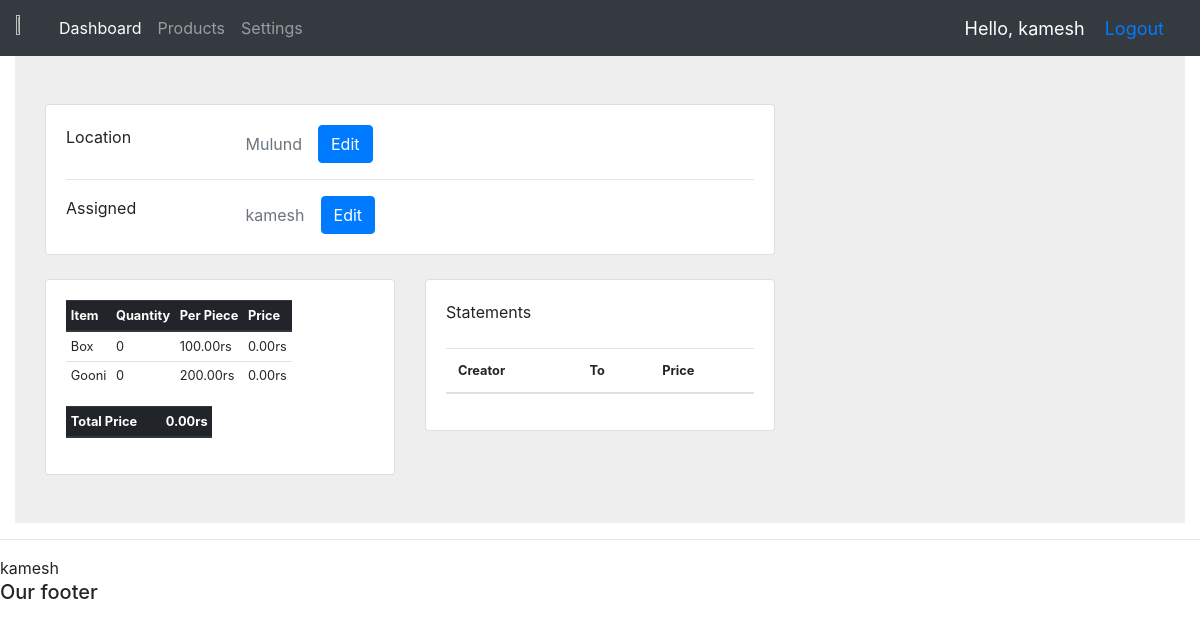
Screenshot of /location/2/ (signed in) with the database file from the repository.
### accounts/models.py (models this page shows, shortened)
class Location(models.Model):
    name = models.CharField(max_length=50)
    person = models.OneToOneField(
        Person, on_delete=models.SET_NULL, null=True, blank=True
    )
    def get_inevn_data(self):
        ivent = Inventory.objects.filter(location=self)
        lst = []
        total = 0
        for each in ivent:
            data = {
                "name": each.item.name,
                "quan": each.quantity,
                "per": each.item.price,
                "totP": each.price,
            }
            lst.append(data)
            total += data["totP"]
        return {'total_price': total, 'data':lst}
    def get_statement(self):
        raw_statements = StoreStatement.objects.filter(warehouse=self).order_by('-created_at')
        statements = []
        color_map = {
            "Approved": "bg-success",
            "Rejected": "bg-danger",
            "Pending": "bg-info",
        }
        for each in raw_statements:
            data = each.get_ST_Info()
            data["status"] = color_map[data["status"]]
            statements.append(data)
        return statements

class Person(models.Model):
    user = models.OneToOneField(User, on_delete=models.CASCADE, null=True, blank=True)
    full_name = models.CharField(max_length=50, null=True, blank=True)
    number = models.CharField(max_length=15, null=True, blank=True)
    is_owner = models.BooleanField(default=False)
    def __str__(self):
        return str(self.user)

class Item(models.Model):
    name = models.CharField(max_length=50)
    price = models.DecimalField(max_digits=10, decimal_places=2)

### accounts/decorators.py (the view)
    def wrapper(request, location_id, *args, **kwargs):
        try:
            lc = Location.objects.get(id=location_id)
        except Location.DoesNotExist:
            return render(request, 'accounts/my404.html', status=HTTPStatus.NOT_FOUND)
        if lc.person == request.user.person or request.user.person.is_owner:
            return view_func(request, location_id, *args, **kwargs)
        else:
            raise PermissionDenied("You do not have permission to view this statement")

### accounts/models.py (called while the page is built)
    @property
    def price(self):
        return self.quantity * self.item.price

### accounts/views.py (called while the page is built)
def addEach(lstOpt, persons):
    for each in persons:
        lstOpt.append((each.id, each))
    return lstOpt

@login_required(login_url="login")
@user_assigned_location
def locationInfo(request, location_id):
    location = Location.objects.get(id=location_id)
    inventory_data = location.get_inevn_data()
    statments = location.get_statement()
    unassigned_persons = Person.objects.filter(location__isnull = True)
    options = []
    if location.person:
        options.append((location.person.id, location.person))
        options = addEach(options, unassigned_persons)
        options.append((-1, 'None'))
    else:
        options.append((-1, 'None'))
        options = addEach(options, unassigned_persons)
    context = {'location': location,
               'inventory': inventory_data,
               'statements': statments,
               'unassigned': options,
               'size': len(options)}
    return render(request, 'accounts/locationInfo.html', context)

### accounts/templates/accounts/locationInfo.html (shortened to what this page needs)
{% extends 'accounts/main.html' %}
{% block content %}
<section style="background-color: #eee;">
    <div class="container py-5">
      <div class="row">
        <div class="col-lg-8">
          <div class="card mb-4">
            <div class="card-body">
              <div class="row">
                <div class="col-sm-3">
                  <p class="mb-0">Location</p>
                </div>
                <div class="col-sm-9 d-flex align-items-center">
                  <p class="text-muted mb-0">{{ location.name }}</p>
                  {% if request.user.person.is_owner %}
                  {% include 'accounts/editLocName.html' %}
                  {% endif %}
                </div>
              </div>
              <hr>
              <div class="row">
                <div class="col-sm-3">
                  <p class="mb-0">Assigned</p>
                </div>
                <div class="col-sm-9 d-flex align-items-center">
                  <p class="text-muted mb-0">{{ location.person }}</p>
                  {% if request.user.person.is_owner %}
                  {% include 'accounts/editAssignedLoc.html' %}
                  {% endif %}
                </div>
              </div>
            </div>
          </div>
          <div class="row">
            <div class="col-md-6">
              <div class="card mb-4 mb-md-0">
                <div class="card-body">
                  {% if inventory %}
                  <table class="table table-sm table-responsive" style="font-size: 0.8rem;">
                    <thead class="thead-dark">
                      <tr>
                        <th scope="col">Item</th>
                        <th scope="col">Quantity</th>
                        <th scope="col">Per Piece</th>
                        <th scope="col">Price</th>
                      </tr>
                    </thead>
                    <tbody>
                        {% for each in inventory.data %}
                      <tr >
                        <td>{{each.name}}</td>
                        <td>{{each.quan}}</td>
                        <td>{{each.per}}rs</td>
                        <td>{{each.totP}}rs</td>
                      </tr>
                      {% endfor %}
                    </tbody>
                </table>
                <table class="table table-sm table-responsive" style="font-size: 0.8rem;">
                    <thead class="thead-dark">
                      <tr>
                        <th scope="col">Total Price</th>
                        <th scope="col"></th>
                        <th scope="col"></th>
                        <th scope="col">{{inventory.total_price}}rs</th>
                      </tr>
                    </thead>
                </table>
                {% endif %}
                </div>
              </div>
            </div>
            <div class="col-md-6">
              <div class="card mb-4 mb-md-0">
                <div class="card-body">
                  <p class="mb-4"> Statements
                  </p>
                  <table class="table" style="font-size: 0.8rem;">
                    <thead class="thead">
                      <tr>
                        <th scope="col">Creator</th>
                        <th scope="col">To</th>
                        <th scope="col">Price</th>
                      </tr>
                    </thead>
                </table>
                </div>
              </div>
            </div>
          </div>
        </div>
      </div>
    </div>
  </section>
  {% endblock %}

### accounts/templates/accounts/main.html (shortened to what this page needs)
<!doctype html>
<html lang="en">
  <head>
    <link rel="stylesheet" href="https://cdn.jsdelivr.net/npm/bootstrap@4.0.0/dist/css/bootstrap.min.css">
  </head>
  <body>
    {% include 'accounts/navbar.html' %}
    <div class="container-fluid">{% block content %} {% endblock %}</div>
    <hr />
    {{request.user}}
    <h5>Our footer</h5>
  </body>
</html>

### accounts/templates/accounts/navbar.html (shortened to what this page needs)
{% load static %}
<nav class="navbar navbar-expand-lg navbar-dark bg-dark">
  <img src="{% static 'images/logo.jpg' %}" width = "3%" height = "3%" />
  <div class="collapse navbar-collapse" id="navbarNav">
    <ul class="navbar-nav">
      <li class="nav-item active">
        <a class="nav-link" href="{% url 'home' %}">Dashboard</a>
      </li>
      <li class="nav-item">
        <a class="nav-link" href="">Products</a>
      </li>
      <li class="nav-item">
        <a class="nav-link" href="">Settings</a>
      </li>
    </ul>
  </div>
  <span class="hello-msg">Hello, {{request.user}}</span>
  <span class="hello-msg"><a href="{% url 'logout' %}">Logout</a></span>
</nav>

### accounts/templates/accounts/navbar.html (style rules this page uses)
.hello-msg { font-size: 18px; color: #fff; margin-right: 20px; }

### rows the page displays
Location: name "Mulund", person "kamesh"
Item: name "Box", per "100.00"
Item: name "Gooni", per "200.00"

### other values shown
{{ request.user }} "kamesh"
{{ each.quan }} "0" "0"
{{ each.totP }} "0.00" "0.00"
{{ inventory.total_price }} "0.00"
